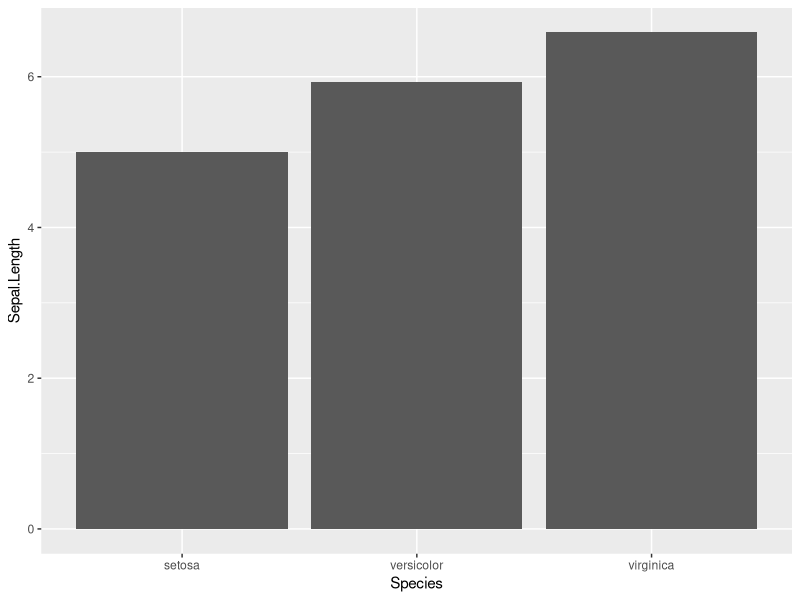

Here is the R script that generated this plot:
#' ---
#' output: github_document
#' ---

## how jenny might do this in a first exploration
## purposely leaving a few things to change later!

#' Which libraries does R search for packages?
.libPaths()

## let's confirm the second element is, in fact, the default library
.Library
identical(.Library, .libPaths()[2])

## Huh? Maybe this is an symbolic link issue?
library(fs)
identical(path_real(.Library), path_real(.libPaths()[2]))

#' Installed packages
library(tidyverse)
ipt <- installed.packages() %>%
  as_tibble()

## how many packages?
nrow(ipt)

# Adding some new lines 

# Some new analyses

df <- iris

df %>% group_by(Species) %>% summarise (Sepal.Length = mean (Sepal.Length),
                                        Sepal.Width = mean (Sepal.Width)) 



df %>% group_by(Species) %>% summarise (Sepal.Length = mean (Sepal.Length),
                                        Sepal.Width = mean (Sepal.Width)) %>% 
  ggplot (aes (x = Species,
               y = Sepal.Length)) + 
  geom_col ()
